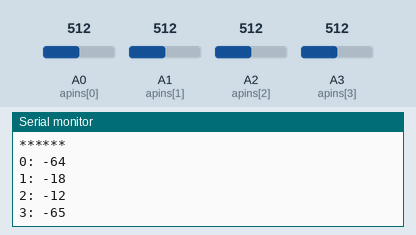
Bench run of a sketch on a simulated Arduino Zero (SAMD21). Parts: the last lines printed to the serial monitor. The test bench sets the inputs (shaded band); at power-on: A0 (apins[0]) = 512, A1 (apins[1]) = 512, A2 (apins[2]) = 512, A3 (apins[3]) = 512 (analog values on the 0–1023 scale).

Above: at 1.2 s.
1.3 s: A0 (apins[0]) set to 716
2.8 s: A1 (apins[1]) set to 716
At 2.85 s:
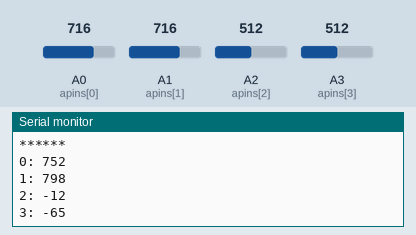
4.3 s: A2 (apins[2]) set to 716
At 4.48 s:
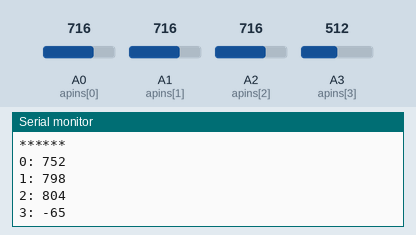
5.8 s: A3 (apins[3]) set to 716
At 5.9 s:
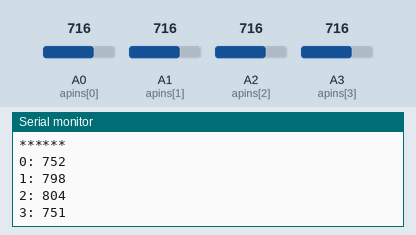
7.3 s: A0 (apins[0]) set to 992
8.8 s: A1 (apins[1]) set to 992
At 8.94 s:
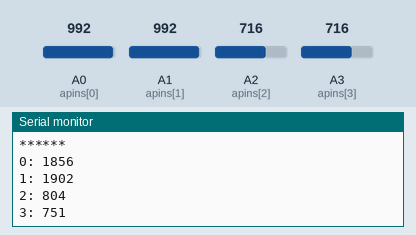
Timing chart, 0 to 11.3 s (numbered marks = the images above; inputs shaded):
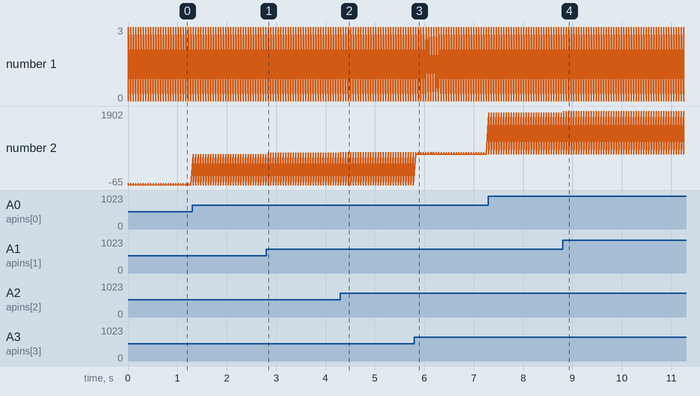

The sketch:

thumbstick_test.ino
```cpp
int apins[] = {A0, A1, A2, A3};
int offsets[] = {2112, 2066, 2060, 2113};
int npins = 4;

void setup() {
  Serial.begin(119200);
  analogReadResolution(12);
  }

void loop() {
  Serial.println("******");
  for (int k = 0; k < npins; k++){
    Serial.print(k);
    Serial.print(": ");
    Serial.println((int)(analogRead(apins[k])) - offsets[k]);
  }
  delay(50);
}
```

Measured:
- after the input at 2.8 s, the serial monitor: prints a new line at once (image 1)
- after the input at 4.3 s, the serial monitor: prints a new line at once (image 2)
- after the input at 5.8 s, the serial monitor: prints a new line at once (image 3)
- after the input at 8.8 s, the serial monitor: prints a new line at once (image 4)
- plotted number 2: -65 → 751 after the input at 5.8 s
